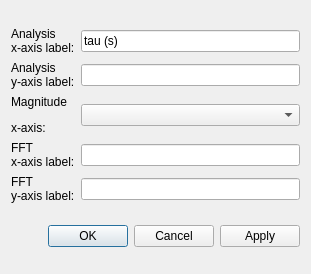
<?xml version="1.0" encoding="UTF-8"?>
<ui version="4.0">
 <class>Dialog</class>
 <widget class="QDialog" name="Dialog">
  <property name="geometry">
   <rect>
    <x>0</x>
    <y>0</y>
    <width>311</width>
    <height>274</height>
   </rect>
  </property>
  <property name="windowTitle">
   <string>Dialog</string>
  </property>
  <layout class="QGridLayout" name="gridLayout_2">
   <item row="0" column="0">
    <layout class="QGridLayout" name="gridLayout">
     <item row="1" column="0">
      <widget class="QLabel" name="label_3">
       <property name="text">
        <string>&lt;html&gt;&lt;head/&gt;&lt;body&gt;&lt;p&gt;Analysis &lt;br/&gt;y-axis label:&lt;/p&gt;&lt;/body&gt;&lt;/html&gt;</string>
       </property>
      </widget>
     </item>
     <item row="4" column="0">
      <widget class="QLabel" name="label_4">
       <property name="text">
        <string>&lt;html&gt;&lt;head/&gt;&lt;body&gt;&lt;p&gt;FFT&lt;br/&gt;y-axis label:&lt;/p&gt;&lt;/body&gt;&lt;/html&gt;</string>
       </property>
      </widget>
     </item>
     <item row="3" column="0">
      <widget class="QLabel" name="label_2">
       <property name="text">
        <string>&lt;html&gt;&lt;head/&gt;&lt;body&gt;&lt;p&gt;FFT &lt;br/&gt;x-axis label:&lt;/p&gt;&lt;/body&gt;&lt;/html&gt;</string>
       </property>
      </widget>
     </item>
     <item row="0" column="0">
      <widget class="QLabel" name="label">
       <property name="text">
        <string>&lt;html&gt;&lt;head/&gt;&lt;body&gt;&lt;p&gt;Analysis &lt;br/&gt;x-axis label:&lt;/p&gt;&lt;/body&gt;&lt;/html&gt;</string>
       </property>
      </widget>
     </item>
     <item row="3" column="1">
      <widget class="QLineEdit" name="lineEdit_2"/>
     </item>
     <item row="1" column="1">
      <widget class="QLineEdit" name="lineEdit_3"/>
     </item>
     <item row="4" column="1">
      <widget class="QLineEdit" name="lineEdit_4"/>
     </item>
     <item row="0" column="1">
      <widget class="QLineEdit" name="lineEdit">
       <property name="text">
        <string>tau (s)</string>
       </property>
      </widget>
     </item>
     <item row="2" column="1">
      <widget class="QComboBox" name="comboBox"/>
     </item>
     <item row="2" column="0">
      <widget class="QLabel" name="label_5">
       <property name="text">
        <string>&lt;html&gt;&lt;head/&gt;&lt;body&gt;&lt;p&gt;Magnitude&lt;/p&gt;&lt;p&gt;x-axis:&lt;/p&gt;&lt;/body&gt;&lt;/html&gt;</string>
       </property>
      </widget>
     </item>
    </layout>
   </item>
   <item row="1" column="0">
    <widget class="QDialogButtonBox" name="buttonBox">
     <property name="orientation">
      <enum>Qt::Horizontal</enum>
     </property>
     <property name="standardButtons">
      <set>QDialogButtonBox::Apply|QDialogButtonBox::Cancel|QDialogButtonBox::Ok</set>
     </property>
     <property name="centerButtons">
      <bool>false</bool>
     </property>
    </widget>
   </item>
  </layout>
 </widget>
 <resources/>
 <connections>
  <connection>
   <sender>buttonBox</sender>
   <signal>accepted()</signal>
   <receiver>Dialog</receiver>
   <slot>accept()</slot>
   <hints>
    <hint type="sourcelabel">
     <x>248</x>
     <y>254</y>
    </hint>
    <hint type="destinationlabel">
     <x>157</x>
     <y>274</y>
    </hint>
   </hints>
  </connection>
  <connection>
   <sender>buttonBox</sender>
   <signal>rejected()</signal>
   <receiver>Dialog</receiver>
   <slot>reject()</slot>
   <hints>
    <hint type="sourcelabel">
     <x>316</x>
     <y>260</y>
    </hint>
    <hint type="destinationlabel">
     <x>286</x>
     <y>274</y>
    </hint>
   </hints>
  </connection>
 </connections>
</ui>
